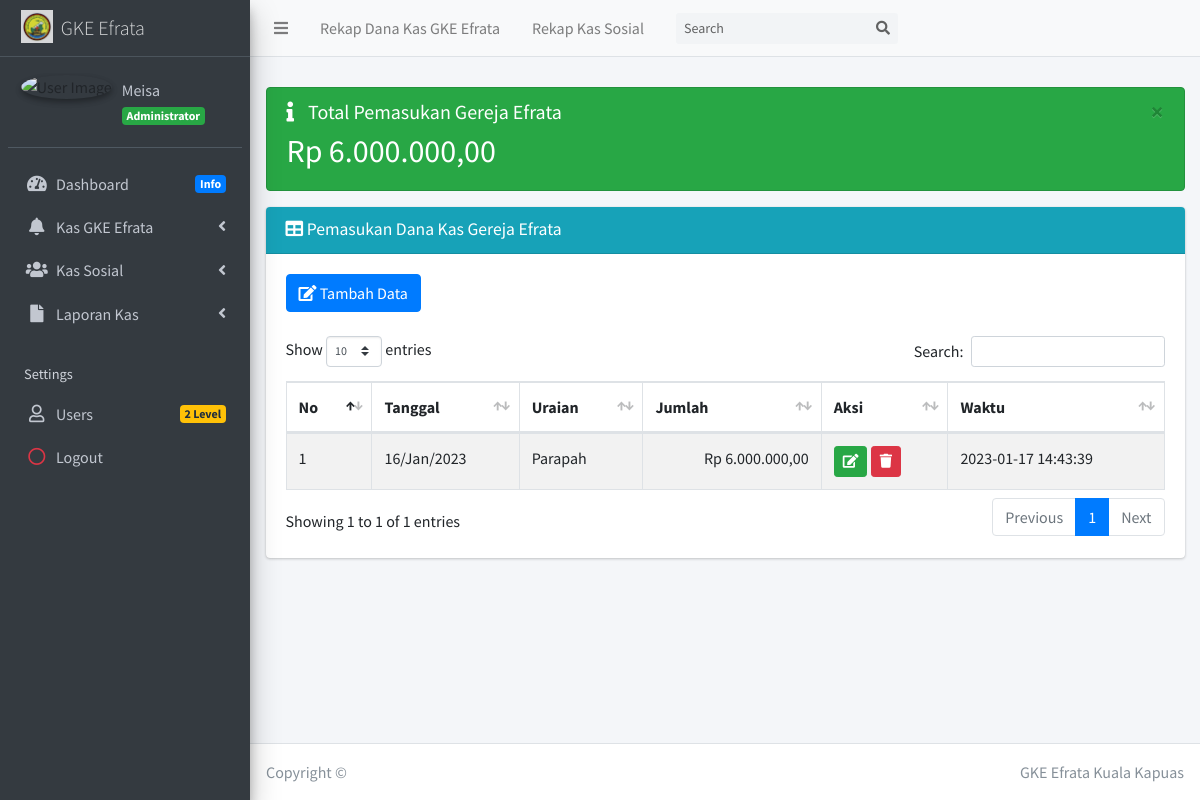
Screenshot of /?page=i_data_km (signed in) with the database file from the repository.
### tables this page shows
CREATE TABLE IF NOT EXISTS `dana_kas` (
  `id_kas` int(11) NOT NULL,
  `tgl_kas` date NOT NULL,
  `uraian_kas` varchar(200) NOT NULL,
  `masuk` int(11) NOT NULL,
  `keluar` int(11) NOT NULL,
  `jenis` enum('Masuk','Keluar') NOT NULL,
  `waktu` timestamp NOT NULL DEFAULT CURRENT_TIMESTAMP ON UPDATE CURRENT_TIMESTAMP,
  PRIMARY KEY (`id_kas`)
);

### inc/rupiah.php (called while the page is built)
<?php
function rupiah($angka){
	$hasil_rupiah = "Rp " . number_format($angka,2,',','.');
	return $hasil_rupiah;
}

### bendahara/efrata/in/data_kas.php (the view, shortened to what this page needs)
<div class="alert alert-success alert-dismissible">
	<button type="button" class="close" data-dismiss="alert" aria-hidden="true">&times;</button>
	<h5>
		<i class="icon fas fa-info"></i> Total Pemasukan Gereja Efrata</h5>
	<?php
    $sql = $koneksi->query("SELECT SUM(masuk) as tot_masuk  from dana_kas where jenis='Masuk'");
    while ($data= $sql->fetch_assoc()) {
  ?>
	<h2>
		<?php echo rupiah($data['tot_masuk']); }?>
	</h2>
</div>
<div class="card card-info">
	<div class="card-header">
		<h3 class="card-title">
			<i class="fa fa-table"></i> Pemasukan Dana Kas Gereja Efrata</h3>
	</div>
	<div class="card-body">
		<div class="table-responsive">
			<div>
				<a href="?page=i_add_km" class="btn btn-primary">
					<i class="fa fa-edit"></i> Tambah Data</a>
			</div>
			<br>
			<table id="example1" class="table table-bordered table-striped">
				<thead>
					<tr>
						<th>No</th>
						<th>Tanggal</th>
						<th>Uraian</th>
						<th>Jumlah</th>
						<th>Aksi</th>
						<th>Waktu</th>
					</tr>
				</thead>
				<tbody>
					<?php
              $no = 1;
              $sql = $koneksi->query("select * from dana_kas where jenis='Masuk' order by tgl_kas desc");
              while ($data= $sql->fetch_assoc()) {
            ?>
					<tr>
						<td>
							<?php echo $no++; ?>
						</td>
						<td>
							<?php  $tgl = $data['tgl_kas']; echo date("d/M/Y", strtotime($tgl))?>
						</td>
						<td>
							<?php echo $data['uraian_kas']; ?>
						</td>
						<td align="right">
							<?php echo rupiah($data['masuk']); ?>
						</td>
						<td>
							<a href="?page=i_edit_km&kode=<?php echo $data['id_kas']; ?>" title="Ubah" class="btn btn-success btn-sm">
								<i class="fa fa-edit"></i>
							</a>
							<a href="?page=i_del_km&kode=<?php echo $data['id_kas']; ?>" onclick="return confirm('Apakah anda yakin hapus data ini ?')"
							 title="Hapus" class="btn btn-danger btn-sm">
								<i class="fa fa-trash"></i>
								<td>
							<?php echo $data['waktu']; ?>
						</td>
						</td>
					</tr>
					<?php
              }
            ?>
				</tbody>
			</table>
		</div>
	</div>

### rows the page displays
dana_kas: tgl_kas "16/Jan/2023", uraian_kas "Parapah", masuk "Rp 6.000.000,00", waktu "2023-01-17 14:43:39"

### other values shown
$data_nama "Meisa"
$data_level "Administrator"
rupiah($data['tot_masuk']) "Rp 6.000.000,00"
